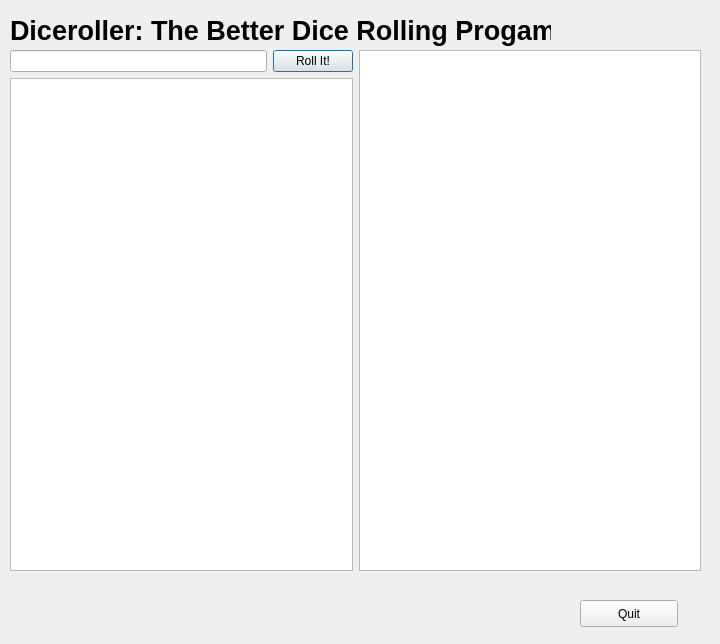
<?xml version="1.0" encoding="UTF-8"?>
<ui version="4.0">
 <class>Dialog</class>
 <widget class="QDialog" name="Dialog">
  <property name="geometry">
   <rect>
    <x>0</x>
    <y>0</y>
    <width>720</width>
    <height>644</height>
   </rect>
  </property>
  <property name="windowTitle">
   <string>Diceroller</string>
  </property>
  <widget class="QLabel" name="label">
   <property name="geometry">
    <rect>
     <x>10</x>
     <y>10</y>
     <width>541</width>
     <height>41</height>
    </rect>
   </property>
   <property name="font">
    <font>
     <pointsize>20</pointsize>
     <weight>75</weight>
     <bold>true</bold>
    </font>
   </property>
   <property name="text">
    <string>Diceroller: The Better Dice Rolling Progam</string>
   </property>
  </widget>
  <widget class="QWidget" name="horizontalLayoutWidget">
   <property name="geometry">
    <rect>
     <x>10</x>
     <y>50</y>
     <width>691</width>
     <height>521</height>
    </rect>
   </property>
   <layout class="QHBoxLayout" name="horizontalLayout">
    <item>
     <layout class="QVBoxLayout" name="verticalLayout_11">
      <item>
       <layout class="QHBoxLayout" name="horizontalLayout_3">
        <item>
         <widget class="QLineEdit" name="diceRollEquation"/>
        </item>
        <item>
         <widget class="QPushButton" name="rollItButton">
          <property name="text">
           <string>Roll It!</string>
          </property>
         </widget>
        </item>
       </layout>
      </item>
      <item>
       <widget class="QPlainTextEdit" name="diceRollResults"/>
      </item>
     </layout>
    </item>
    <item>
     <widget class="QListWidget" name="previousEquationsList"/>
    </item>
   </layout>
  </widget>
  <widget class="QPushButton" name="quitButton">
   <property name="geometry">
    <rect>
     <x>580</x>
     <y>600</y>
     <width>98</width>
     <height>27</height>
    </rect>
   </property>
   <property name="text">
    <string>Quit</string>
   </property>
  </widget>
 </widget>
 <resources/>
 <connections/>
</ui>
